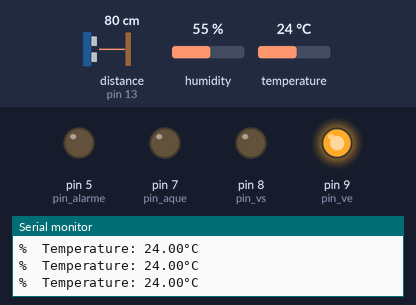
Bench run of a sketch on a simulated Arduino Uno, built with avr-gcc and run on an emulated ATmega328P. Parts: output pins drawn as LEDs (lit = HIGH), the last lines printed to the serial monitor. The test bench sets the inputs (shaded band); at power-on: temperature 24 °C, distance to the obstacle (sensor on pin 13) 80 cm, humidity 55 %.

Above: at 1.2 s.
1.3 s: temperature set to 12 °C
At 2.8 s:
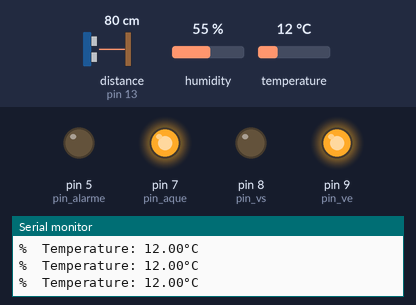
3.5 s: temperature set to 28 °C
At 5.0 s:
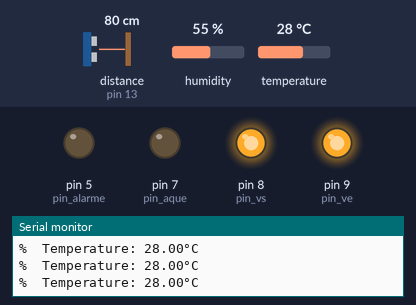
5.6 s: temperature set to 19 °C
At 7.1 s:
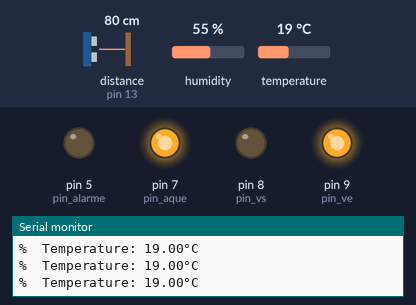
11.7 s: temperature set to 33 °C
At 13.6 s:
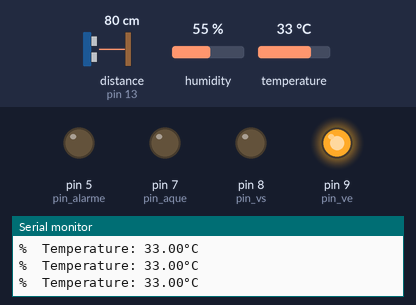
Timing chart, 0 to 14.8 s (numbered marks = the images above; inputs shaded):
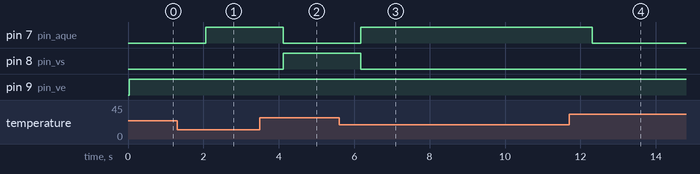

Measured:
- after the input at 1.3 s, pin 7 (pin_aque): LOW → HIGH after 0.77 s
- after the input at 3.5 s, pin 7 (pin_aque): HIGH → LOW after 0.62 s; pin 8 (pin_vs): LOW → HIGH after 0.62 s
- after the input at 5.6 s, pin 7 (pin_aque): LOW → HIGH after 0.57 s; pin 8 (pin_vs): HIGH → LOW after 0.57 s
- after the input at 11.7 s, pin 7 (pin_aque): HIGH → LOW after 0.62 s

The sketch:

sketch_aug26a.ino
```cpp
// Atividade Avaliativa CORRIGIDA Peso 4.0
// Aluno: Fernando Gonçalves
// Turma: 2190

#include <Ultrasonic.h> // importa a biblioteca do sensor ultrasonico
#include "DHT.h" // importa a bilioteca para o sensor DHT
#define DHTPIN 2 // define o pino do DHT para 2
#define DHTTYPE DHT11 // define o tipo do DHT
#define pin_ve 9 // pino de entrada
#define pin_vs 8 // pino de saida
#define pin_aque 7 // pino de aquecimento
#define pin_alarme 5 // pino de alarme

Ultrasonic ultrasonic(12, 13); // define os pinos do sensor ultrasonico
DHT dht(DHTPIN, DHTTYPE); // define os pinos e o tipo do DHT, assim como sua variável
int h;

void setup() {
  Serial.begin(9600); // inicializa o serial
  dht.begin(); // inicializa a função do DHT
  pinMode(pin_ve, OUTPUT);
  pinMode(pin_vs, OUTPUT);
  pinMode(pin_aque, OUTPUT);
  pinMode(pin_alarme, OUTPUT);
}

void loop() {
  h = ultrasonic.read(); // a altura é igual a leitura do sensor ultrasonico
  float t = dht.readTemperature(); // a temperatura é igual a leitura da função de leitura de temperatura do DHT

  if (isnan(t)) { // verifica erros com os valores de leitura
    Serial.println(F("Failed to read from DHT sensor!"));
    return;
  }

  if(h==0){ // se altura igual a zero, entrada LOW
    digitalWrite(pin_ve, LOW);
  }
  else{
    digitalWrite(pin_ve, HIGH);
  }

  if((h<200) && (t>24) && (t<29)){ // se altura menor que 200 e temperatura entre  24 e 29, saida HIGH
    digitalWrite(pin_vs, HIGH);
  }
  else{
    digitalWrite(pin_vs, LOW);
  }

  if((t<24) && (h<320)){ // se temperatura menor que 24 e altura menor que 320, aquecimento HIGH
    digitalWrite(pin_aque, HIGH);
  }
  else{
    digitalWrite(pin_aque, LOW);
  }

  if(h>360){ // se altura maior que 360, alarme HIGH
    digitalWrite(pin_alarme, HIGH);
  }
  else{
    digitalWrite(pin_alarme, LOW);
  }

  Serial.print(F("%  Temperature: ")); // imprime a temperatura no monitor do serial
  Serial.print(t);
  Serial.println(F("°C "));
}
```
